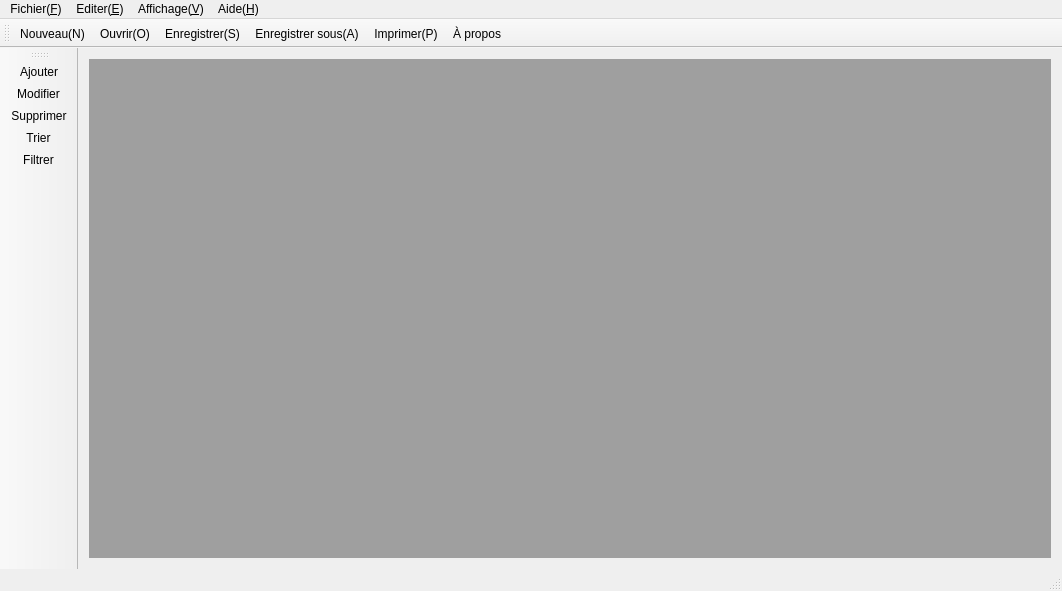
<?xml version="1.0" encoding="UTF-8"?>
<ui version="4.0">
 <class>ProjetCpp</class>
 <widget class="QMainWindow" name="ProjetCpp">
  <property name="geometry">
   <rect>
    <x>0</x>
    <y>0</y>
    <width>1062</width>
    <height>591</height>
   </rect>
  </property>
  <property name="windowTitle">
   <string>ProjetCpp</string>
  </property>
  <widget class="QWidget" name="centralWidget">
   <layout class="QGridLayout" name="gridLayout">
    <item row="0" column="0">
     <widget class="QMdiArea" name="mdiArea"/>
    </item>
   </layout>
  </widget>
  <widget class="QMenuBar" name="menuBar">
   <property name="geometry">
    <rect>
     <x>0</x>
     <y>0</y>
     <width>1062</width>
     <height>22</height>
    </rect>
   </property>
   <widget class="QMenu" name="menu">
    <property name="title">
     <string>Fichier(&amp;F)</string>
    </property>
    <addaction name="actionNew"/>
    <addaction name="actionOpen"/>
    <addaction name="actionClose"/>
    <addaction name="actionSave"/>
    <addaction name="actionSaveAs"/>
    <addaction name="actionPrint"/>
   </widget>
   <widget class="QMenu" name="menu_2">
    <property name="title">
     <string>Editer(&amp;E)</string>
    </property>
    <widget class="QMenu" name="menu_6">
     <property name="title">
      <string>Trier</string>
     </property>
     <addaction name="actionSortID"/>
     <addaction name="actionSortName"/>
    </widget>
    <addaction name="actionAdd"/>
    <addaction name="actionAlter"/>
    <addaction name="actionDelete"/>
    <addaction name="menu_6"/>
   </widget>
   <widget class="QMenu" name="menu_3">
    <property name="title">
     <string>Affichage(&amp;V)</string>
    </property>
    <widget class="QMenu" name="menu_7">
     <property name="title">
      <string>Thème</string>
     </property>
     <addaction name="actionOriginQss"/>
     <addaction name="actionQssBlue"/>
    </widget>
    <addaction name="actionToolbar"/>
    <addaction name="actionStatus"/>
    <addaction name="menu_7"/>
   </widget>
   <widget class="QMenu" name="menu_5">
    <property name="title">
     <string>Aide(&amp;H)</string>
    </property>
    <addaction name="actionAbout"/>
   </widget>
   <addaction name="menu"/>
   <addaction name="menu_2"/>
   <addaction name="menu_3"/>
   <addaction name="menu_5"/>
  </widget>
  <widget class="QToolBar" name="mainToolBar">
   <property name="iconSize">
    <size>
     <width>25</width>
     <height>25</height>
    </size>
   </property>
   <property name="toolButtonStyle">
    <enum>Qt::ToolButtonTextBesideIcon</enum>
   </property>
   <attribute name="toolBarArea">
    <enum>TopToolBarArea</enum>
   </attribute>
   <attribute name="toolBarBreak">
    <bool>false</bool>
   </attribute>
   <addaction name="actionNew"/>
   <addaction name="actionOpen"/>
   <addaction name="actionSave"/>
   <addaction name="actionSaveAs"/>
   <addaction name="actionPrint"/>
   <addaction name="actionAbout"/>
  </widget>
  <widget class="QStatusBar" name="statusBar"/>
  <widget class="QToolBar" name="toolBar">
   <property name="windowTitle">
    <string>toolBar</string>
   </property>
   <property name="iconSize">
    <size>
     <width>25</width>
     <height>25</height>
    </size>
   </property>
   <property name="toolButtonStyle">
    <enum>Qt::ToolButtonTextUnderIcon</enum>
   </property>
   <attribute name="toolBarArea">
    <enum>LeftToolBarArea</enum>
   </attribute>
   <attribute name="toolBarBreak">
    <bool>false</bool>
   </attribute>
   <addaction name="actionAdd"/>
   <addaction name="actionAlter"/>
   <addaction name="actionDelete"/>
   <addaction name="actionSort"/>
   <addaction name="actionFilter"/>
  </widget>
  <action name="actionNew">
   <property name="enabled">
    <bool>true</bool>
   </property>
   <property name="icon">
    <iconset resource="resource.qrc">
     <normaloff>:/icon/icon/new.png</normaloff>:/icon/icon/new.png</iconset>
   </property>
   <property name="text">
    <string>Nouveau(&amp;N)</string>
   </property>
   <property name="shortcut">
    <string>Ctrl+N</string>
   </property>
  </action>
  <action name="actionOpen">
   <property name="icon">
    <iconset resource="resource.qrc">
     <normaloff>:/icon/icon/open.png</normaloff>:/icon/icon/open.png</iconset>
   </property>
   <property name="text">
    <string>Ouvrir(&amp;O)</string>
   </property>
   <property name="toolTip">
    <string>Ouvrir</string>
   </property>
   <property name="shortcut">
    <string>Ctrl+O</string>
   </property>
  </action>
  <action name="actionClose">
   <property name="icon">
    <iconset resource="resource.qrc">
     <normaloff>:/icon/icon/close.png</normaloff>:/icon/icon/close.png</iconset>
   </property>
   <property name="text">
    <string>Fermer(&amp;C)</string>
   </property>
   <property name="toolTip">
    <string>Fermer</string>
   </property>
  </action>
  <action name="actionAdd">
   <property name="icon">
    <iconset resource="resource.qrc">
     <normaloff>:/icon/icon/add.png</normaloff>:/icon/icon/add.png</iconset>
   </property>
   <property name="text">
    <string>Ajouter</string>
   </property>
   <property name="toolTip">
    <string>Ajouter</string>
   </property>
   <property name="shortcut">
    <string>Ctrl+A</string>
   </property>
  </action>
  <action name="actionAbout">
   <property name="icon">
    <iconset resource="resource.qrc">
     <normaloff>:/icon/icon/about.png</normaloff>:/icon/icon/about.png</iconset>
   </property>
   <property name="text">
    <string>À propos</string>
   </property>
   <property name="toolTip">
    <string>À propos</string>
   </property>
  </action>
  <action name="actionSave">
   <property name="icon">
    <iconset resource="resource.qrc">
     <normaloff>:/icon/icon/save.png</normaloff>:/icon/icon/save.png</iconset>
   </property>
   <property name="text">
    <string>Enregistrer(&amp;S)</string>
   </property>
   <property name="toolTip">
    <string>Enregistrer</string>
   </property>
   <property name="shortcut">
    <string>Ctrl+S</string>
   </property>
  </action>
  <action name="actionAlter">
   <property name="icon">
    <iconset resource="resource.qrc">
     <normaloff>:/icon/icon/alert.png</normaloff>:/icon/icon/alert.png</iconset>
   </property>
   <property name="text">
    <string>Modifier</string>
   </property>
   <property name="toolTip">
    <string>Modifier</string>
   </property>
  </action>
  <action name="actionDelete">
   <property name="icon">
    <iconset resource="resource.qrc">
     <normaloff>:/icon/icon/delete.png</normaloff>:/icon/icon/delete.png</iconset>
   </property>
   <property name="text">
    <string>Supprimer</string>
   </property>
   <property name="toolTip">
    <string>Supprimer</string>
   </property>
   <property name="shortcut">
    <string>Del</string>
   </property>
  </action>
  <action name="actionSortID">
   <property name="icon">
    <iconset resource="resource.qrc">
     <normaloff>:/icon/icon/sort.png</normaloff>:/icon/icon/sort.png</iconset>
   </property>
   <property name="text">
    <string>Trier par CNE</string>
   </property>
   <property name="toolTip">
    <string>Trier par CNE</string>
   </property>
  </action>
  <action name="actionSortName">
   <property name="icon">
    <iconset resource="resource.qrc">
     <normaloff>:/icon/icon/sort.png</normaloff>:/icon/icon/sort.png</iconset>
   </property>
   <property name="text">
    <string>Trier par nom</string>
   </property>
   <property name="toolTip">
    <string>Trier par nom</string>
   </property>
  </action>
  <action name="actionPrint">
   <property name="icon">
    <iconset resource="resource.qrc">
     <normaloff>:/icon/icon/print.png</normaloff>:/icon/icon/print.png</iconset>
   </property>
   <property name="text">
    <string>Imprimer(&amp;P)</string>
   </property>
   <property name="toolTip">
    <string>Imprimer</string>
   </property>
   <property name="shortcut">
    <string>Ctrl+P</string>
   </property>
  </action>
  <action name="actionSaveAs">
   <property name="icon">
    <iconset resource="resource.qrc">
     <normaloff>:/icon/icon/saveAs.png</normaloff>:/icon/icon/saveAs.png</iconset>
   </property>
   <property name="text">
    <string>Enregistrer sous(&amp;A)</string>
   </property>
   <property name="toolTip">
    <string>Enregistrer sous</string>
   </property>
  </action>
  <action name="actionTabBar">
   <property name="text">
    <string>Mode d'étiquette de fenêtre</string>
   </property>
   <property name="toolTip">
    <string>Mode d'étiquette de fenêtre</string>
   </property>
  </action>
  <action name="actionWindow">
   <property name="text">
    <string>Mode fenêtre</string>
   </property>
   <property name="toolTip">
    <string>Mode fenêtre</string>
   </property>
  </action>
  <action name="actionSascadeSubWindows">
   <property name="text">
    <string>Arrangement de chevauchement</string>
   </property>
   <property name="toolTip">
    <string>Arrangement de chevauchement</string>
   </property>
  </action>
  <action name="actionTileSubWindows">
   <property name="text">
    <string>Bien agencé</string>
   </property>
   <property name="toolTip">
    <string>Bien agencé</string>
   </property>
  </action>
  <action name="actionSort">
   <property name="icon">
    <iconset resource="resource.qrc">
     <normaloff>:/icon/icon/sort.png</normaloff>:/icon/icon/sort.png</iconset>
   </property>
   <property name="text">
    <string>Trier</string>
   </property>
   <property name="toolTip">
    <string>Trier</string>
   </property>
  </action>
  <action name="actionFilter">
   <property name="icon">
    <iconset resource="resource.qrc">
     <normaloff>:/icon/icon/search .png</normaloff>:/icon/icon/search .png</iconset>
   </property>
   <property name="text">
    <string>Filtrer</string>
   </property>
   <property name="iconText">
    <string>Filtrer</string>
   </property>
   <property name="toolTip">
    <string>Filtrer</string>
   </property>
  </action>
  <action name="actionToolbar">
   <property name="checkable">
    <bool>true</bool>
   </property>
   <property name="text">
    <string>Afficher la barre d'outils</string>
   </property>
   <property name="toolTip">
    <string>Afficher la barre d'outils</string>
   </property>
  </action>
  <action name="actionStatus">
   <property name="checkable">
    <bool>true</bool>
   </property>
   <property name="text">
    <string>Afficher la barre d'état</string>
   </property>
   <property name="toolTip">
    <string>Afficher la barre d'état</string>
   </property>
  </action>
  <action name="actionOriginQss">
   <property name="text">
    <string>Thème Original</string>
   </property>
   <property name="toolTip">
    <string>Thème Original</string>
   </property>
  </action>
  <action name="actionQssBlue">
   <property name="text">
    <string>Thème bleu</string>
   </property>
   <property name="toolTip">
    <string>Thème bleu</string>
   </property>
  </action>
 </widget>
 <layoutdefault spacing="6" margin="11"/>
 <resources>
  <include location="resource.qrc"/>
 </resources>
 <connections/>
</ui>
